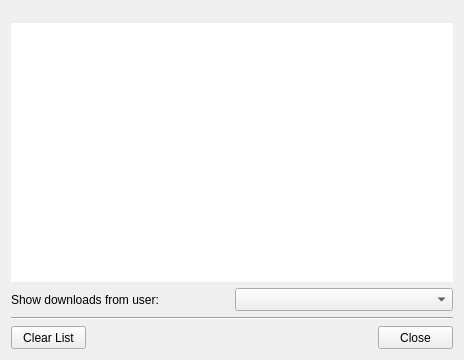
<?xml version="1.0" encoding="UTF-8"?>
<ui version="4.0">
 <class>TransferWindow</class>
 <widget class="QWidget" name="TransferWindow">
  <property name="geometry">
   <rect>
    <x>0</x>
    <y>0</y>
    <width>464</width>
    <height>360</height>
   </rect>
  </property>
  <property name="windowTitle">
   <string>Form</string>
  </property>
  <layout class="QGridLayout" name="gridLayout">
   <item row="0" column="0" colspan="2">
    <widget class="QWidget" name="widgetToolBarContainer" native="true">
     <layout class="QHBoxLayout" name="widgetToolBarContainer_layout">
      <property name="spacing">
       <number>0</number>
      </property>
      <property name="leftMargin">
       <number>0</number>
      </property>
      <property name="topMargin">
       <number>0</number>
      </property>
      <property name="rightMargin">
       <number>0</number>
      </property>
      <property name="bottomMargin">
       <number>0</number>
      </property>
      <item alignment="Qt::AlignLeft">
       <widget class="QWidget" name="widgetToolBar" native="true">
        <layout class="QHBoxLayout" name="widgetToolbar_layout">
         <property name="leftMargin">
          <number>3</number>
         </property>
         <property name="topMargin">
          <number>3</number>
         </property>
         <property name="rightMargin">
          <number>3</number>
         </property>
         <property name="bottomMargin">
          <number>3</number>
         </property>
        </layout>
       </widget>
      </item>
     </layout>
    </widget>
   </item>
   <item row="5" column="1" alignment="Qt::AlignRight">
    <widget class="ThemedButton" name="buttonClose">
     <property name="sizePolicy">
      <sizepolicy hsizetype="Preferred" vsizetype="Fixed">
       <horstretch>0</horstretch>
       <verstretch>0</verstretch>
      </sizepolicy>
     </property>
     <property name="minimumSize">
      <size>
       <width>75</width>
       <height>23</height>
      </size>
     </property>
     <property name="text">
      <string>Close</string>
     </property>
    </widget>
   </item>
   <item row="5" column="0" alignment="Qt::AlignLeft">
    <widget class="ThemedButton" name="buttonClear">
     <property name="sizePolicy">
      <sizepolicy hsizetype="Preferred" vsizetype="Fixed">
       <horstretch>0</horstretch>
       <verstretch>0</verstretch>
      </sizepolicy>
     </property>
     <property name="minimumSize">
      <size>
       <width>75</width>
       <height>23</height>
      </size>
     </property>
     <property name="text">
      <string>Clear List</string>
     </property>
    </widget>
   </item>
   <item row="1" column="0" colspan="2">
    <widget class="lmcTransferListView" name="listWidgetTransferList">
     <property name="frameShape">
      <enum>QFrame::NoFrame</enum>
     </property>
    </widget>
   </item>
   <item row="3" column="0">
    <widget class="QLabel" name="labelSelectedUser">
     <property name="text">
      <string>Show downloads from user:</string>
     </property>
    </widget>
   </item>
   <item row="3" column="1">
    <widget class="ThemedComboBox" name="comboBoxSelectedUser">
     <property name="minimumSize">
      <size>
       <width>0</width>
       <height>23</height>
      </size>
     </property>
    </widget>
   </item>
   <item row="4" column="0" colspan="2">
    <widget class="Line" name="bottomLine">
     <property name="orientation">
      <enum>Qt::Horizontal</enum>
     </property>
    </widget>
   </item>
  </layout>
 </widget>
 <layoutdefault spacing="6" margin="11"/>
 <customwidgets>
  <customwidget>
   <class>ThemedButton</class>
   <extends>QToolButton</extends>
   <header location="global">themedbutton.h</header>
  </customwidget>
  <customwidget>
   <class>ThemedComboBox</class>
   <extends>QComboBox</extends>
   <header>themedcombobox.h</header>
  </customwidget>
  <customwidget>
   <class>lmcTransferListView</class>
   <extends>QListView</extends>
   <header>transferlistview.h</header>
  </customwidget>
 </customwidgets>
 <tabstops>
  <tabstop>listWidgetTransferList</tabstop>
 </tabstops>
 <resources/>
 <connections/>
</ui>
